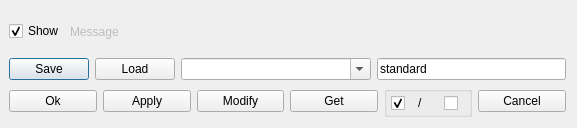
<?xml version="1.0" encoding="UTF-8"?>
<ui version="4.0">
 <class>Dialog</class>
 <widget class="QDialog" name="Dialog">
  <property name="windowModality">
   <enum>Qt::NonModal</enum>
  </property>
  <property name="geometry">
   <rect>
    <x>0</x>
    <y>0</y>
    <width>577</width>
    <height>128</height>
   </rect>
  </property>
  <property name="sizePolicy">
   <sizepolicy hsizetype="MinimumExpanding" vsizetype="Preferred">
    <horstretch>0</horstretch>
    <verstretch>0</verstretch>
   </sizepolicy>
  </property>
  <property name="windowTitle">
   <string>Dialog</string>
  </property>
  <layout class="QGridLayout" name="gridLayout">
   <property name="leftMargin">
    <number>9</number>
   </property>
   <item row="0" column="0">
    <layout class="QHBoxLayout" name="horizontalLayoutShow">
     <item>
      <widget class="QCheckBox" name="checkBoxShowDialog">
       <property name="sizePolicy">
        <sizepolicy hsizetype="Minimum" vsizetype="Fixed">
         <horstretch>0</horstretch>
         <verstretch>0</verstretch>
        </sizepolicy>
       </property>
       <property name="minimumSize">
        <size>
         <width>0</width>
         <height>0</height>
        </size>
       </property>
       <property name="text">
        <string>Show</string>
       </property>
       <property name="checked">
        <bool>true</bool>
       </property>
      </widget>
     </item>
     <item>
      <widget class="QLabel" name="labelMessage">
       <property name="enabled">
        <bool>false</bool>
       </property>
       <property name="sizePolicy">
        <sizepolicy hsizetype="MinimumExpanding" vsizetype="Preferred">
         <horstretch>0</horstretch>
         <verstretch>0</verstretch>
        </sizepolicy>
       </property>
       <property name="minimumSize">
        <size>
         <width>50</width>
         <height>0</height>
        </size>
       </property>
       <property name="layoutDirection">
        <enum>Qt::RightToLeft</enum>
       </property>
       <property name="text">
        <string>Message</string>
       </property>
      </widget>
     </item>
    </layout>
   </item>
   <item row="1" column="0">
    <layout class="QHBoxLayout" name="horizontalLayoutSave">
     <item>
      <widget class="QPushButton" name="buttonSave">
       <property name="sizePolicy">
        <sizepolicy hsizetype="Minimum" vsizetype="Fixed">
         <horstretch>0</horstretch>
         <verstretch>0</verstretch>
        </sizepolicy>
       </property>
       <property name="minimumSize">
        <size>
         <width>50</width>
         <height>0</height>
        </size>
       </property>
       <property name="text">
        <string>Save</string>
       </property>
      </widget>
     </item>
     <item>
      <widget class="QPushButton" name="buttonLoad">
       <property name="sizePolicy">
        <sizepolicy hsizetype="Minimum" vsizetype="Fixed">
         <horstretch>0</horstretch>
         <verstretch>0</verstretch>
        </sizepolicy>
       </property>
       <property name="minimumSize">
        <size>
         <width>50</width>
         <height>0</height>
        </size>
       </property>
       <property name="text">
        <string>Load</string>
       </property>
      </widget>
     </item>
     <item>
      <widget class="QComboBox" name="comboBoxSelect">
       <property name="sizePolicy">
        <sizepolicy hsizetype="MinimumExpanding" vsizetype="Fixed">
         <horstretch>0</horstretch>
         <verstretch>0</verstretch>
        </sizepolicy>
       </property>
       <property name="minimumSize">
        <size>
         <width>0</width>
         <height>0</height>
        </size>
       </property>
       <property name="editable">
        <bool>true</bool>
       </property>
       <property name="currentText">
        <string notr="true" comment="standard"/>
       </property>
       <property name="currentIndex">
        <number>-1</number>
       </property>
       <property name="sizeAdjustPolicy">
        <enum>QComboBox::AdjustToContents</enum>
       </property>
      </widget>
     </item>
     <item>
      <widget class="QLineEdit" name="lineEditName">
       <property name="sizePolicy">
        <sizepolicy hsizetype="MinimumExpanding" vsizetype="Fixed">
         <horstretch>0</horstretch>
         <verstretch>0</verstretch>
        </sizepolicy>
       </property>
       <property name="minimumSize">
        <size>
         <width>50</width>
         <height>0</height>
        </size>
       </property>
       <property name="text">
        <string notr="true">standard</string>
       </property>
      </widget>
     </item>
    </layout>
   </item>
   <item row="2" column="0">
    <layout class="QGridLayout" name="gridDialog">
     <property name="sizeConstraint">
      <enum>QLayout::SetMinAndMaxSize</enum>
     </property>
     <property name="leftMargin">
      <number>0</number>
     </property>
     <property name="spacing">
      <number>0</number>
     </property>
    </layout>
   </item>
   <item row="3" column="0">
    <layout class="QHBoxLayout" name="horizontalLayoutAction">
     <item>
      <widget class="QPushButton" name="buttonOk">
       <property name="sizePolicy">
        <sizepolicy hsizetype="Minimum" vsizetype="Fixed">
         <horstretch>0</horstretch>
         <verstretch>0</verstretch>
        </sizepolicy>
       </property>
       <property name="minimumSize">
        <size>
         <width>50</width>
         <height>0</height>
        </size>
       </property>
       <property name="text">
        <string>Ok</string>
       </property>
      </widget>
     </item>
     <item>
      <widget class="QPushButton" name="buttonApply">
       <property name="sizePolicy">
        <sizepolicy hsizetype="Minimum" vsizetype="Fixed">
         <horstretch>0</horstretch>
         <verstretch>0</verstretch>
        </sizepolicy>
       </property>
       <property name="minimumSize">
        <size>
         <width>50</width>
         <height>0</height>
        </size>
       </property>
       <property name="text">
        <string>Apply</string>
       </property>
      </widget>
     </item>
     <item>
      <widget class="QPushButton" name="buttonModify">
       <property name="sizePolicy">
        <sizepolicy hsizetype="Minimum" vsizetype="Fixed">
         <horstretch>0</horstretch>
         <verstretch>0</verstretch>
        </sizepolicy>
       </property>
       <property name="minimumSize">
        <size>
         <width>50</width>
         <height>0</height>
        </size>
       </property>
       <property name="text">
        <string>Modify</string>
       </property>
      </widget>
     </item>
     <item>
      <widget class="QPushButton" name="buttonGet">
       <property name="sizePolicy">
        <sizepolicy hsizetype="Minimum" vsizetype="Fixed">
         <horstretch>0</horstretch>
         <verstretch>0</verstretch>
        </sizepolicy>
       </property>
       <property name="minimumSize">
        <size>
         <width>50</width>
         <height>0</height>
        </size>
       </property>
       <property name="text">
        <string>Get</string>
       </property>
      </widget>
     </item>
     <item>
      <widget class="QGroupBox" name="groupBoxToggleOnOff">
       <property name="sizePolicy">
        <sizepolicy hsizetype="Minimum" vsizetype="Minimum">
         <horstretch>0</horstretch>
         <verstretch>0</verstretch>
        </sizepolicy>
       </property>
       <property name="minimumSize">
        <size>
         <width>0</width>
         <height>0</height>
        </size>
       </property>
       <property name="title">
        <string/>
       </property>
       <layout class="QGridLayout" name="gridLayout_2">
        <property name="leftMargin">
         <number>4</number>
        </property>
        <property name="topMargin">
         <number>0</number>
        </property>
        <property name="rightMargin">
         <number>4</number>
        </property>
        <property name="bottomMargin">
         <number>0</number>
        </property>
        <item row="0" column="0">
         <widget class="QCheckBox" name="checkBoxOnAll">
          <property name="sizePolicy">
           <sizepolicy hsizetype="Minimum" vsizetype="Preferred">
            <horstretch>0</horstretch>
            <verstretch>0</verstretch>
           </sizepolicy>
          </property>
          <property name="minimumSize">
           <size>
            <width>0</width>
            <height>0</height>
           </size>
          </property>
          <property name="text">
           <string/>
          </property>
          <property name="checked">
           <bool>true</bool>
          </property>
         </widget>
        </item>
        <item row="0" column="1">
         <widget class="QLabel" name="label">
          <property name="sizePolicy">
           <sizepolicy hsizetype="Minimum" vsizetype="Preferred">
            <horstretch>0</horstretch>
            <verstretch>0</verstretch>
           </sizepolicy>
          </property>
          <property name="minimumSize">
           <size>
            <width>0</width>
            <height>0</height>
           </size>
          </property>
          <property name="text">
           <string>/</string>
          </property>
         </widget>
        </item>
        <item row="0" column="2">
         <widget class="QCheckBox" name="checkBoxOffAll">
          <property name="sizePolicy">
           <sizepolicy hsizetype="Minimum" vsizetype="Preferred">
            <horstretch>0</horstretch>
            <verstretch>0</verstretch>
           </sizepolicy>
          </property>
          <property name="minimumSize">
           <size>
            <width>0</width>
            <height>0</height>
           </size>
          </property>
          <property name="text">
           <string/>
          </property>
         </widget>
        </item>
       </layout>
      </widget>
     </item>
     <item>
      <widget class="QPushButton" name="buttonCancel">
       <property name="sizePolicy">
        <sizepolicy hsizetype="Minimum" vsizetype="Fixed">
         <horstretch>0</horstretch>
         <verstretch>0</verstretch>
        </sizepolicy>
       </property>
       <property name="minimumSize">
        <size>
         <width>50</width>
         <height>0</height>
        </size>
       </property>
       <property name="text">
        <string>Cancel</string>
       </property>
      </widget>
     </item>
    </layout>
   </item>
  </layout>
 </widget>
 <resources/>
 <connections/>
</ui>
